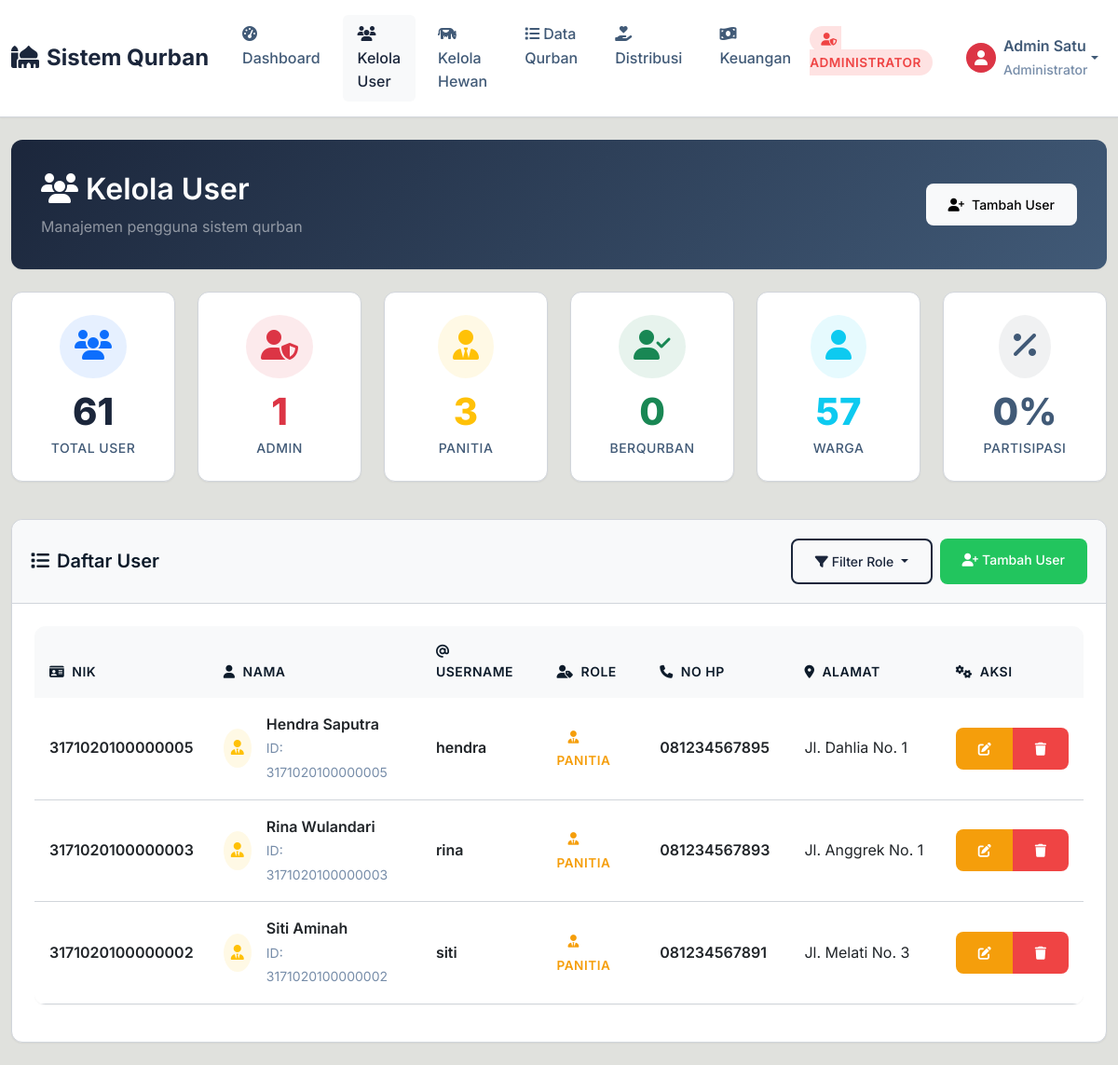
Page /pages/admin/user_list.php?role=panitia (signed in) on the committed database.
### tables this page shows
CREATE TABLE IF NOT EXISTS `users` (
  `nik` varchar(255) NOT NULL,
  `name` varchar(255) NOT NULL DEFAULT '',
  `username` varchar(50) NOT NULL DEFAULT '',
  `password` varchar(255) NOT NULL DEFAULT '',
  `role` enum('warga','panitia','berqurban','admin') NOT NULL DEFAULT 'warga',
  `alamat` text,
  `no_hp` varchar(20) DEFAULT NULL,
  `created_at` timestamp NULL DEFAULT NULL,
  PRIMARY KEY (`nik`)
);

### pages/admin/user_list.php (the view, shortened to what the rows shown need)
<?php
include "../../config/koneksi.php";
?>
<!DOCTYPE html>
<html lang="id">
<head>
    <link href="https://cdn.jsdelivr.net/npm/bootstrap@5.3.0/dist/css/bootstrap.min.css" rel="stylesheet">
    <link href="https://cdnjs.cloudflare.com/ajax/libs/font-awesome/6.4.0/css/all.min.css" rel="stylesheet">
    <link href="../../assets/css/style.css" rel="stylesheet">
</head>
<body>
    <div class="container-fluid py-4">
        <div class="row mb-4">
            <div class="col-12">
                <div class="card dashboard-card">
                    <div class="card-body">
                        <div class="row align-items-center">
                            <div class="col-md-8">
                                <h2 class="text-white mb-2">
                                    <i class="fas fa-users me-2"></i>Kelola User
                                </h2>
                            </div>
                        </div>
                    </div>
                </div>
            </div>
        </div>
        <div class="row">
            <div class="col-12">
                <div class="card">
                    <div class="card-body">
                        <div class="table-responsive">
                            <table class="table table-hover">
                                <thead>
                                    <tr>
                                        <th width="12%">
                                            <i class="fas fa-id-card me-2"></i>NIK
                                        </th>
                                        <th width="25%">
                                            <i class="fas fa-user me-2"></i>Nama
                                        </th>
                                        <th width="15%">
                                            <i class="fas fa-at me-2"></i>Username
                                        </th>
                                        <th width="12%">
                                            <i class="fas fa-user-tag me-2"></i>Role
                                        </th>
                                        <th width="15%">
                                            <i class="fas fa-phone me-2"></i>No HP
                                        </th>
                                        <th width="15%">
                                            <i class="fas fa-map-marker-alt me-2"></i>Alamat
                                        </th>
                                        <th width="6%">
                                            <i class="fas fa-cogs me-2"></i>Aksi
                                        </th>
                                    </tr>
                                </thead>
                                <tbody>
                                    <?php
                                    $role_filter = $_GET['role'] ?? 'all';
                                    $where_clause = "";
                                    if ($role_filter != 'all') {
                                        $where_clause = "WHERE role = '$role_filter'";
                                    }
                                    $users = mysqli_query($conn, "SELECT * FROM users $where_clause ORDER BY
                                        CASE role
                                            WHEN 'admin' THEN 1
                                            WHEN 'panitia' THEN 2
                                            WHEN 'berqurban' THEN 3
                                            WHEN 'warga' THEN 4
                                        END, name ASC");
                                    if (mysqli_num_rows($users) > 0):
                                        while ($row = mysqli_fetch_assoc($users)):
                                            ?>
                                            <tr>
                                                <td>
                                                    <div class="fw-semibold"><?= $row['nik'] ?></div>
                                                </td>
                                                <td>
                                                    <div class="d-flex align-items-center">
                                                        <div class="bg-<?=
                                                            $row['role'] == 'admin' ? 'danger' :
                                                            ($row['role'] == 'panitia' ? 'warning' :
                                                                ($row['role'] == 'berqurban' ? 'success' : 'info'))
                                                            ?> bg-opacity-10 rounded-circle p-2 me-3">
                                                            <i class="fas fa-<?=
                                                                $row['role'] == 'admin' ? 'user-shield' :
                                                                ($row['role'] == 'panitia' ? 'user-tie' :
                                                                    ($row['role'] == 'berqurban' ? 'user-check' : 'user'))
                                                                ?> text-<?=
                                                                 $row['role'] == 'admin' ? 'danger' :
                                                                 ($row['role'] == 'panitia' ? 'warning' :
                                                                     ($row['role'] == 'berqurban' ? 'success' : 'info'))
                                                                 ?>"></i>
                                                        </div>
                                                        <div>
                                                            <div class="fw-semibold"><?= $row['name'] ?></div>
                                                            <small class="text-muted">ID: <?= $row['nik'] ?></small>
                                                        </div>
                                                    </div>
                                                </td>
                                                <td>
                                                    <div class="fw-semibold"><?= $row['username'] ?></div>
                                                </td>
                                                <td>
                                                    <span class="role-badge role-<?= $row['role'] ?>">
                                                        <i class="fas fa-<?=
                                                            $row['role'] == 'admin' ? 'user-shield' :
                                                            ($row['role'] == 'panitia' ? 'user-tie' :
                                                                ($row['role'] == 'berqurban' ? 'user-check' : 'user'))
                                                            ?> me-1"></i>
                                                        <?= strtoupper($row['role']) ?>
                                                    </span>
                                                </td>
                                                <td>
                                                    <?php if (!empty($row['no_hp'])): ?>
                                                        <div class="fw-semibold"><?= $row['no_hp'] ?></div>
                                                    <?php else: ?>
                                                        <span class="text-muted fst-italic">Tidak ada</span>
                                                    <?php endif; ?>
                                                </td>
                                                <td>
                                                    <?php if (!empty($row['alamat'])): ?>
                                                        <div class="text-truncate" style="max-width: 150px;"
                                                            title="<?= $row['alamat'] ?>">
                                                            <?= $row['alamat'] ?>
                                                        </div>
                                                    <?php else: ?>
                                                        <span class="text-muted fst-italic">Tidak ada</span>
                                                    <?php endif; ?>
                                                </td>
                                                <td>
                                                    <div class="btn-group" role="group">
                                                        <a href="edit_user.php?nik=<?= $row['nik'] ?>"
                                                            class="btn btn-sm btn-warning" title="Edit User">
                                                            <i class="fas fa-edit"></i>
                                                        </a>
                                                        <?php if ($row['nik'] != $_SESSION['nik']): ?>
                                                            <a href="delete_user.php?nik=<?= $row['nik'] ?>"
                                                                class="btn btn-sm btn-danger" title="Hapus User"
                                                                onclick="return confirm('Yakin ingin hapus user <?= $row['name'] ?>?')">
                                                                <i class="fas fa-trash"></i>
                                                            </a>
                                                        <?php endif; ?>
                                                    </div>
                                                </td>
                                            </tr>
                                        <?php
                                        endwhile;
                                    endif; ?>
                                </tbody>
                            </table>
                        </div>
                    </div>
                </div>
            </div>
        </div>
    </div>
</body>
</html>

### rows in the picture
users: nik "3171020100000005", name "Hendra Saputra", username "hendra", role "PANITIA", no_hp "081234567895", alamat "Jl. Dahlia No. 1"
users: nik "3171020100000003", name "Rina Wulandari", username "rina", role "PANITIA", no_hp "081234567893", alamat "Jl. Anggrek No. 1"
users: nik "3171020100000002", name "Siti Aminah", username "siti", role "PANITIA", no_hp "081234567891", alamat "Jl. Melati No. 3"

### other values in the picture
$_SESSION['nama'] "Admin Satu"
$stats['total_users'] "61"
$stats['admin'] "1"
$stats['panitia'] "3"
$stats['berqurban'] "0"
$stats['warga'] "57"
